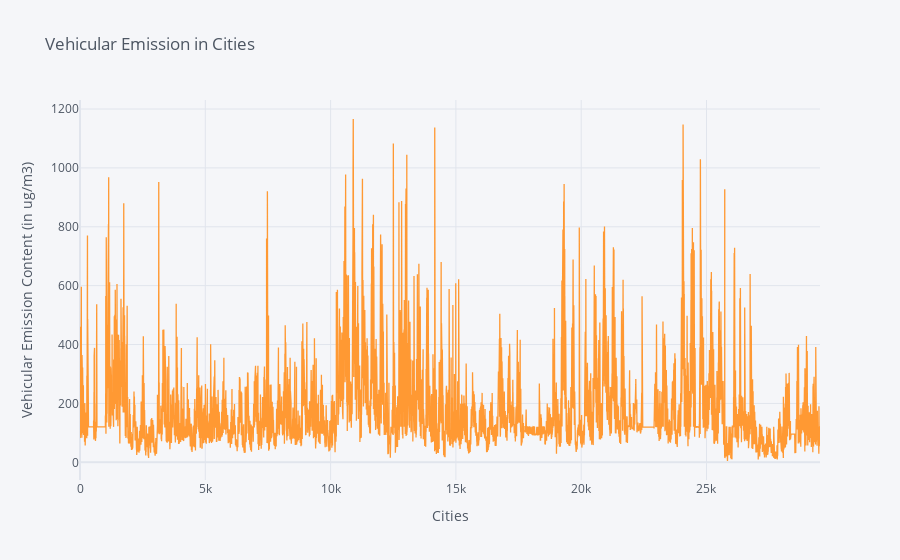

Notebook source saved alongside this figure:
### Markdown cell above
Data Visualization

### Code cell
df1["Vehicular Emission Content"].iplot(title = "Vehicular Emission in Cities", xTitle = "Cities", yTitle = "Vehicular Emission Content (in ug/m3)", color = "orange")
plt.show()

### Figure 1 — Plotly figure (JSON) as saved in the notebook; plotly's stock layout.template omitted (floating-point values rounded to 4 significant figures; data arrays with more than 128 entries replaced by an {"elided": "..."} marker saying what was removed)
{"data": [{"line": {"color": "rgba(255, 153, 51, 1.0)", "dash": "solid", "shape": "linear", "width": 1.3}, "mode": "lines", "name": "Vehicular Emission Content", "text": "", "type": "scatter", "x": {"elided": "29531 int values"}, "y": {"elided": "29531 float values"}}], "layout": {"legend": {"bgcolor": "#F5F6F9", "font": {"color": "#4D5663"}}, "paper_bgcolor": "#F5F6F9", "plot_bgcolor": "#F5F6F9", "title": {"font": {"color": "#4D5663"}, "text": "Vehicular Emission in Cities"}, "xaxis": {"gridcolor": "#E1E5ED", "showgrid": true, "tickfont": {"color": "#4D5663"}, "title": {"font": {"color": "#4D5663"}, "text": "Cities"}, "zerolinecolor": "#E1E5ED"}, "yaxis": {"gridcolor": "#E1E5ED", "showgrid": true, "tickfont": {"color": "#4D5663"}, "title": {"font": {"color": "#4D5663"}, "text": "Vehicular Emission Content (in ug/m3)"}, "zerolinecolor": "#E1E5ED"}}}
